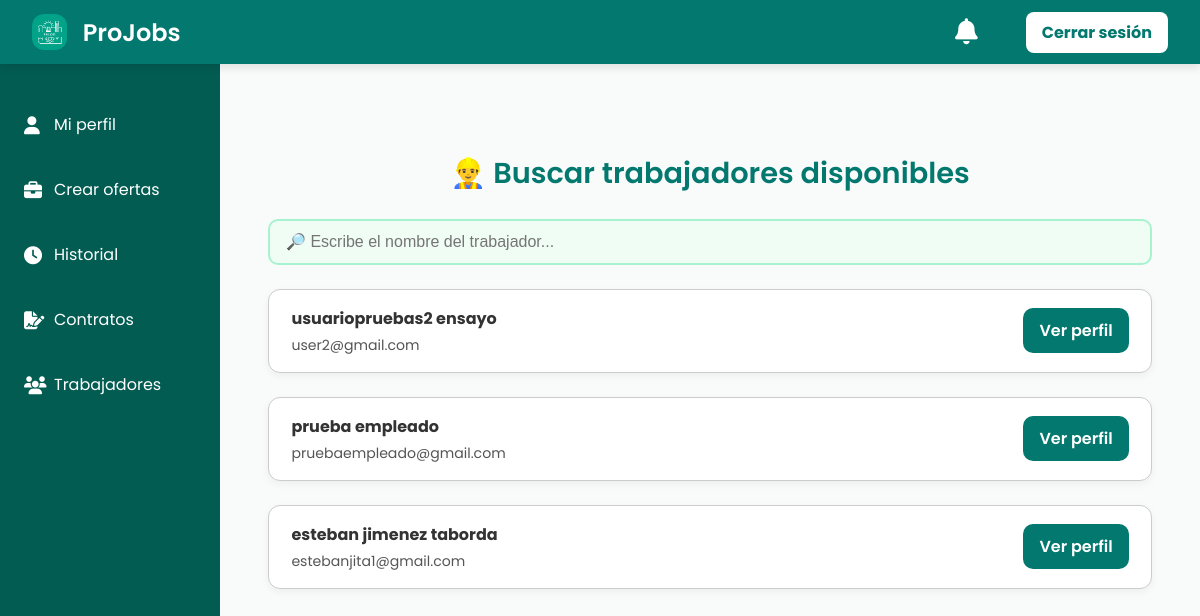
The app's page /trabajadores/ (signed in) with its own data.
### projobs/models.py (models this page shows, shortened)
class Usuario(models.Model):
    nombre = models.CharField(max_length=100)
    apellido = models.CharField(max_length=100)
    correo = models.EmailField(unique=True)
    password = models.CharField(max_length=254)
    ROLES = (
        (1, "Admin"),
        (2, "Cliente"),
        (3, "Trabajador"),
    )
    rol = models.IntegerField(choices=ROLES, default=2)
    foto = models.ImageField(upload_to='fotos_perfil/', blank=True, null=True)
    token_recuperacion = models.CharField(max_length=255, null=True, blank=True)  # <-- NUEVO CAMPO

### projobs/views.py (the view)
# urls.py: path('trabajadores/', views.ver_trabajadores, name='ver_trabajadores'),
@require_GET
def ver_trabajadores(request):
    usuario = get_object_or_404(Usuario, id=request.session.get('usuario_id'))
    if usuario.rol != 2:
        return redirect('perfilusuario')
    query = request.GET.get("q", "")
    trabajadores = Usuario.objects.filter(rol=3)
    if query:
        trabajadores = trabajadores.filter(
            Q(nombre__icontains=query) | Q(apellido__icontains=query)
        )
    return render(request, "clientes/ver_trabajadores.html", {
        "usuario": usuario,
        "trabajadores": trabajadores,
        "q": query
    })

### projobs/templates/clientes/ver_trabajadores.html (shortened to what this page needs)
{% extends 'baseperfil.html' %}
{% load static %}
{% block extra_css %}
<link rel="stylesheet" href="{% static 'css/ver_trabajadores.css' %}">
{% endblock %}
{% block content %}
<div class="trabajadores-container">
  <h2 class="titulo-seccion">👷‍♂️ Buscar trabajadores disponibles</h2>
  <input
    type="text"
    id="buscador"
    placeholder="🔎 Escribe el nombre del trabajador..."
    value="{{ q }}"
  />
  <div id="lista-trabajadores">
    {% if trabajadores %}
      {% for t in trabajadores %}
        <div class="card-trabajador">
          <div class="info-trabajador">
            <strong>{{ t.nombre }} {{ t.apellido }}</strong><br>
            <span class="correo">{{ t.correo }}</span>
          </div>
          <a href="{% url 'perfil_trabajador_detalle' t.id %}" class="btn-ver">Ver perfil</a>
        </div>
      {% endfor %}
    {% else %}
      <p>No se encontraron trabajadores.</p>
    {% endif %}
  </div>
</div>
{% endblock %}

### projobs/static/css/dashboard.css (style rules this page uses)
body { margin: 0; font-family: 'Poppins', sans-serif; background-color: #eaf4f3; }
.main-content > * { max-width: 1000px; margin: 0 auto; }

### projobs/static/css/style_editar_perfil.css (style rules this page uses)
body { background: linear-gradient(to right, #f0fdf4, #e0f7f1); font-family: 'Poppins', sans-serif; }

### projobs/static/css/ver_trabajadores.css (style rules this page uses)
.trabajadores-container { padding: 2rem 1rem; font-family: 'Poppins', sans-serif; max-width: 900px; margin: 0 auto; }
.titulo-seccion { font-size: 1.8rem; font-weight: 600; color: #02786e; margin-bottom: 1.5rem; text-align: center; }
#buscador { width: 100%; padding: 12px 16px; font-size: 1rem; border: 2px solid #a7f3d0; border-radius: 10px; background-color: #f0fdf4; margin-bottom: 1.5rem; transition: all 0.2s ease-in-out; box-sizing: border-box; }
.card-trabajador { display: flex; justify-content: space-between; align-items: center; background-color: #ffffff; border-left: 6px solid #02786e; border: 1px solid #ccc; border-radius: 12px; padding: 1rem 1.4rem; margin-bottom: 1.5rem; box-shadow: 0 3px 8px rgba(0, 0, 0, 0.05); transition: transform 0.2s ease; flex-wrap: wrap; }
.info-trabajador { flex: 1; font-size: 1rem; color: #333; margin-right: 1rem; }
.info-trabajador .correo { font-size: 0.88rem; color: #555; margin-top: 4px; display: block; }
.btn-ver { background-color: #02786e; color: white; padding: 10px 16px; border: none; border-radius: 10px; font-weight: 600; text-decoration: none; transition: background 0.3s ease; white-space: nowrap; }

### records on screen
Usuario: nombre "usuariopruebas2", apellido "ensayo", correo "user2@gmail.com"
Usuario: nombre "prueba", apellido "empleado", correo "pruebaempleado@gmail.com"
Usuario: nombre "esteban", apellido "jimenez taborda", correo "estebanjita1@gmail.com"
